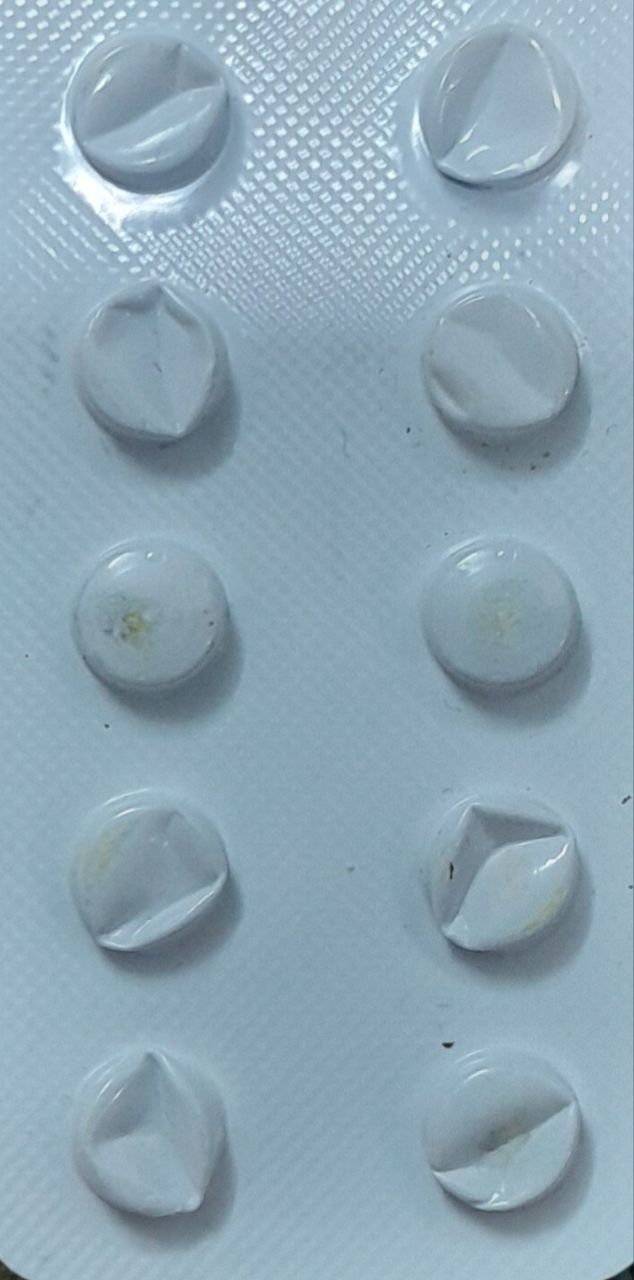
#> input picture TashkhisGhors/Ghors (5).jpg, 634 x 1280 px
$ python BTashkhisGhors.py
#> lines starting #> are read from the running program, lines starting #| are printed output that depends on the picture; after the words box and inside, x2 and y2 are one past the last pixel; in counts of white or black regions, pixels touching at a corner belong together
#> in main, img is the input picture: shape (1280, 634, 3); mean B, G, R 181.2, 167.3, 142
#!/usr/bin/env python3
# -*- coding: utf-8 -*-
"""
pill_counter.py
نسخه بهبود یافته: چند روش تشخیص (HoughCircles، کانتورها، SimpleBlob) و طبقه‌بندی
پیش‌فرض تصویر: "Ghors (1).jpg"

نیازمندی‌ها:
  pip install opencv-python numpy imutils scikit-learn

استفاده:
  python pill_counter.py
  python pill_counter.py --image "Ghors (1).jpg" --output annotated.png --debug
"""
import cv2
import numpy as np
import argparse
import imutils
import os
from sklearn.cluster import KMeans

def resize_max(image, max_dim=1200):
#> called with max_dim = 1000
    h, w = image.shape[:2]
    if max(h, w) > max_dim:
        return imutils.resize(image, width = int(w * max_dim / max(h, w)))
    return image

def classify_means(means, method="kmeans"):
    # means: list or np.array از مقادیر روشنایی هر جایگاه
    means = np.array(means).reshape(-1, 1).astype(np.float32)
    if len(means) == 0:
        return [], None
    if len(means) == 1:
        # تنها یک مورد، فرض می‌کنیم پر است
        return [1], np.array([means[0][0]])
    if method == "otsu":
        # آستانه اوتسو روی مقادیر میانگین
        _, th = cv2.threshold(means.astype(np.uint8), 0, 255, cv2.THRESH_BINARY + cv2.THRESH_OTSU)
        labels = (means.flatten() > np.mean(means)) .astype(int)  # تقریبی
        centers = np.array([means[labels==0].mean() if np.any(labels==0) else 0,
                            means[labels==1].mean() if np.any(labels==1) else 0])
        return labels.tolist(), centers
    else:
        # kmeans با k=2
        kmeans = KMeans(n_clusters=2, random_state=0, n_init=10).fit(means)
        labels = kmeans.labels_
        centers = kmeans.cluster_centers_.flatten()
        return labels.tolist(), centers

def detect_circles_hough(gray, dp=1.2, minDist=30, param1=100, param2=28, minRadius=10, maxRadius=80):
    # برگشت: لیست دایره‌ها (x,y,r)
    circles = cv2.HoughCircles(gray, cv2.HOUGH_GRADIENT, dp=dp, minDist=minDist,
                               param1=param1, param2=param2,
                               minRadius=minRadius, maxRadius=maxRadius)
    if circles is None:
        return []
    circles = np.round(circles[0, :]).astype("int")
    return circles.tolist()

# [22 lines left out: function detect_candidates_by_contours, not called in this run]

def mask_mean_value(gray_or_v, cx, cy, r):
    mask = np.zeros_like(gray_or_v, dtype=np.uint8)
    cv2.circle(mask, (cx, cy), max(1, int(r*0.9)), 255, -1)
    meanv = cv2.mean(gray_or_v, mask=mask)[0]
    return meanv, mask

def try_hough_and_classify(image, debug=False):
    img = image.copy()
    small = resize_max(img, max_dim=1000)
    gray = cv2.cvtColor(small, cv2.COLOR_BGR2GRAY)
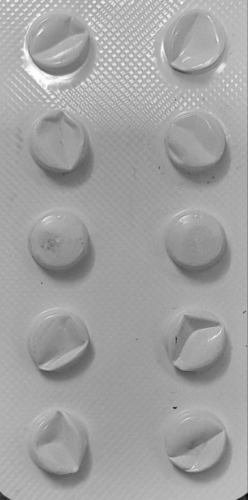
#> gray: shape (999, 495) (shown at 1/2 size); min 9, max 255, mean 161.3
    # Blur کمتر برای نگه داشتن لبه‌ها
    blurred = cv2.medianBlur(gray, 5)
    # آزمایش پارامترهای مختلف Hough (اولین تلاش)
    circles = detect_circles_hough(blurred, dp=1.2, minDist=25, param1=100, param2=30, minRadius=8, maxRadius=80)
#> in detect_circles_hough, `circles = cv2.HoughCircles(gray, cv2.HOUGH_GRADIENT, dp=dp, minDist=mi..`: circles = 59 rows, first 8: [121.8, 84.6, 68.72], [220.2, 96.6, 79.28], [190.2, 102.6, 79.28], [173.4, 138.6, 79.28], [384.6, 75, 64.76], [205.8, 195, 76.64], [131.4, 121.8, 79.28], [358.2, 91.8, 79.28]
#> in detect_circles_hough, `circles = np.round(circles[0, :]).astype("int")`: circles = 59 rows, first 8: [122, 85, 69], [220, 97, 79], [190, 103, 79], [173, 139, 79], [385, 75, 65], [206, 195, 77], [131, 122, 79], [358, 92, 79]
#> circles = 59 items, first 6: [122, 85, 69], [220, 97, 79], [190, 103, 79], [173, 139, 79], [385, 75, 65], [206, 195, 77]
    if debug:
        print(f"Hough found {len(circles)} circles")
    if len(circles) < 4:
        # تلاش دوم با پارامتر کیفی‌تر
        circles = detect_circles_hough(blurred, dp=1.0, minDist=20, param1=50, param2=24, minRadius=6, maxRadius=120)
        if debug:
            print(f"Hough second attempt found {len(circles)} circles")
    if len(circles) == 0:
        return None  # نشد با Hough
    # برای هر دایره میانگین V در HSV یا خاکستری را محاسبه می‌کنیم
    hsv = cv2.cvtColor(small, cv2.COLOR_BGR2HSV)
#> hsv: shape (999, 495, 3); mean H, S, V 100.6, 55.5, 181.2
    v = hsv[:, :, 2]
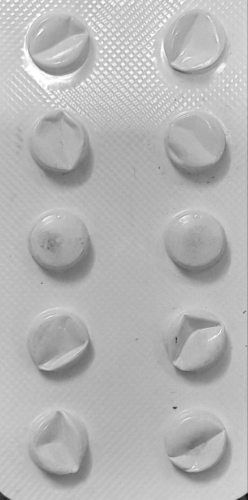
#> v: shape (999, 495) (shown at 1/2 size); min 17, max 255, mean 181.2
    means = []
    masks = []
    for (x, y, r) in circles:
        meanv, mask = mask_mean_value(v, x, y, r)
        means.append(meanv)
        masks.append((x, y, r, mask))
#> this loop made 59 passes
#> (x, y, r, meanv) on passes 1 to 8: (122, 85, 69, 176.8), (220, 97, 79, 198.9), (190, 103, 79, 193.3), (173, 139, 79, 193.8), (385, 75, 65, 188.3), (206, 195, 77, 197.1), (131, 122, 79, 188), (358, 92, 79, 191.1)
#> pass 1, in try_hough_and_classify, `meanv, mask = mask_mean_value(v, x, y, r)`:
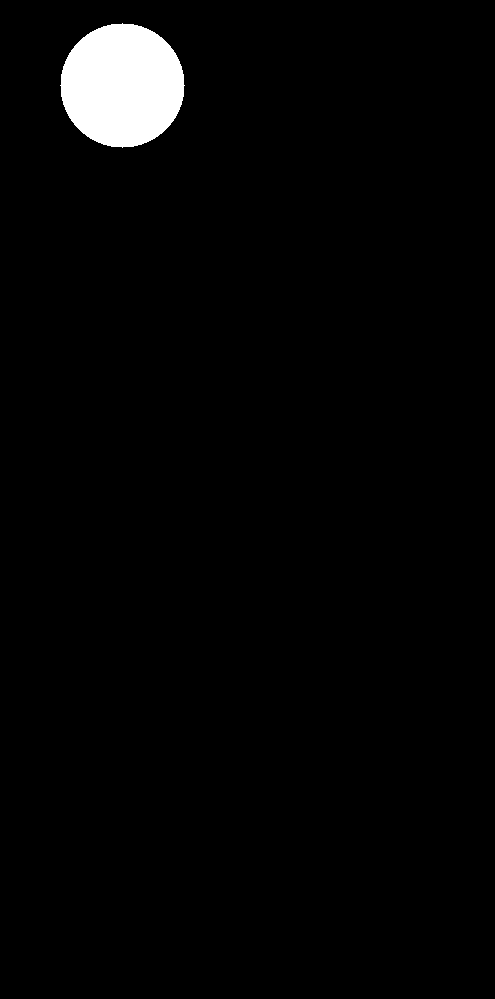
#> mask: shape (999, 495); 2.4% white; 1 white region, box (x1, y1, x2, y2) and area: (60, 23, 185, 148) 12061
#> pass 2, in try_hough_and_classify, `meanv, mask = mask_mean_value(v, x, y, r)`:
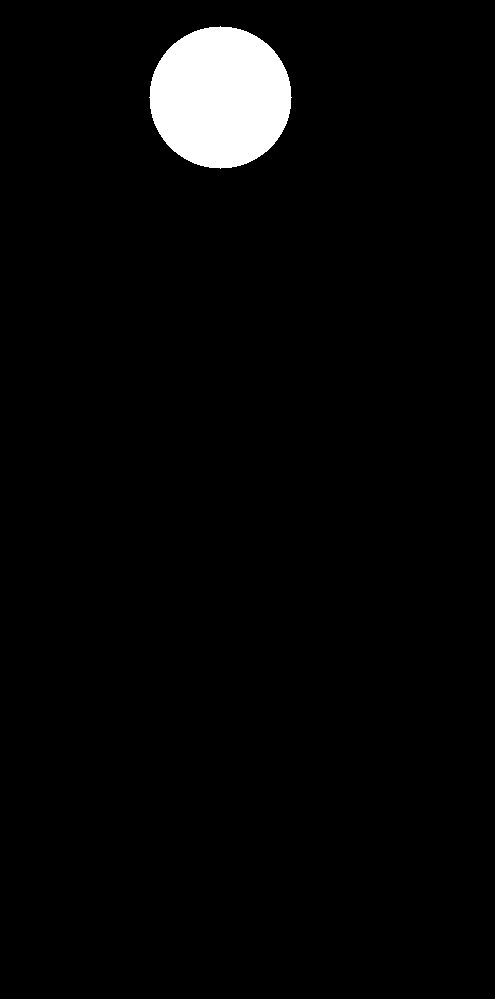
#> mask: shape (999, 495); 3.2% white; 1 white region, box (x1, y1, x2, y2) and area: (149, 26, 292, 169) 15813
#> pass 3, in try_hough_and_classify, `meanv, mask = mask_mean_value(v, x, y, r)`:
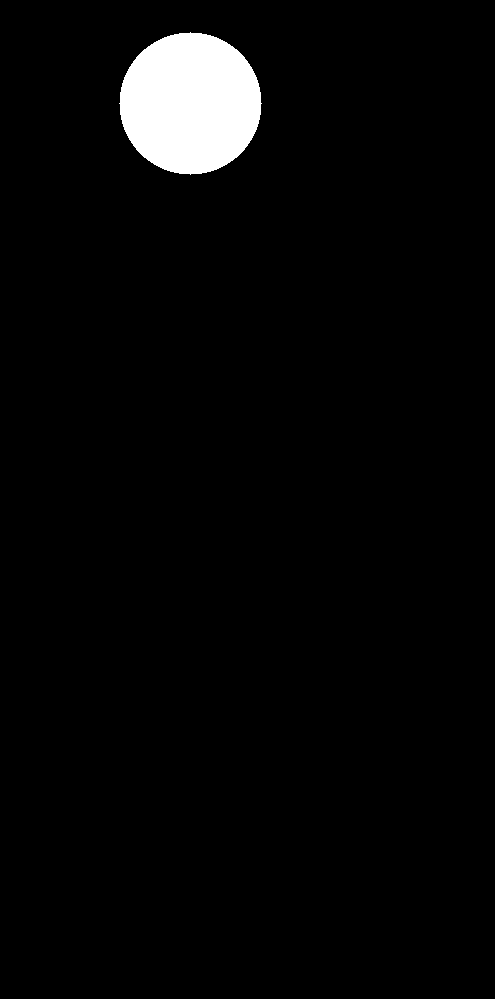
#> mask: shape (999, 495); 3.2% white; 1 white region, box (x1, y1, x2, y2) and area: (119, 32, 262, 175) 15813
#> after the loop, masks = 59 items; means = 59 values, max 234.4 at index 55, min 170.8 at index 18, mean 197.7
    labels, centers = classify_means(means, method="kmeans")
#> in classify_means, `labels = kmeans.labels_`: labels = 59 values, max 1 at index 1, min 0 at index 0, mean 0.661
#> in classify_means, `centers = kmeans.cluster_centers_.flatten()`: centers = [185.4, 204]
#> centers = [185.4, 204]
    # مشخص کنیم که کدام برچسب = empty (خالی) و کدام filled. معمولاً مرکز روشن‌تر یا تیره‌تر نزدیک به پس‌زمینه
    background_mask = np.ones_like(v, dtype=np.uint8)*255
    for _,_,_,m in masks:
        background_mask = cv2.bitwise_and(background_mask, cv2.bitwise_not(m))
#> this loop made 59 passes
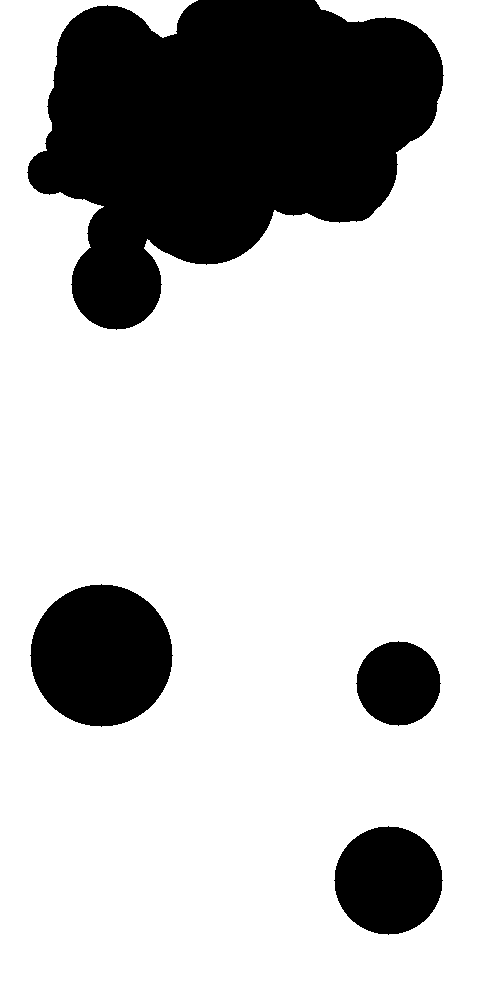
#> background_mask: shape (999, 495); 76.1% white; 4 black regions, box (x1, y1, x2, y2) and area: (27, 0, 444, 330) 87473, (30, 584, 173, 727) 15813, (334, 826, 443, 935) 9145, (356, 641, 441, 726) 5525
    bg_mean = cv2.mean(v, mask=background_mask)[0] if np.any(background_mask>0) else np.mean(v)
#> bg_mean = 178.8
    centers = np.array(centers)
    empty_label = int(np.argmin(np.abs(centers - bg_mean)))
#> empty_label = 0
    filled_label = 1 - empty_label
#> filled_label = 1
    annotated = small.copy()
    filled_count = 0
    empty_count = 0
    for i, (x,y,r,mask) in enumerate(masks):
        lab = labels[i]
        if lab == filled_label:
            color = (0,255,0); txt = "filled"
            filled_count += 1
        else:
            color = (0,0,255); txt = "empty"
            empty_count += 1
        cv2.circle(annotated, (x,y), r, color, 2)
        cv2.putText(annotated, txt, (x-r, y-r-6), cv2.FONT_HERSHEY_SIMPLEX, 0.5, color, 1)
#> this loop made 59 passes
#> (x, y, r, lab, color, txt) on passes 1 to 8: (122, 85, 69, 0, (0, 0, 255), 'empty'), (220, 97, 79, 1, (0, 255, 0), 'filled'), (190, 103, 79, 0, (0, 0, 255), 'empty'), (173, 139, 79, 0, (0, 0, 255), 'empty'), (385, 75, 65, 0, (0, 0, 255), 'empty'), (206, 195, 77, 1, (0, 255, 0), 'filled'), (131, 122, 79, 0, (0, 0, 255), 'empty'), (358, 92, 79, 0, (0, 0, 255), 'empty')
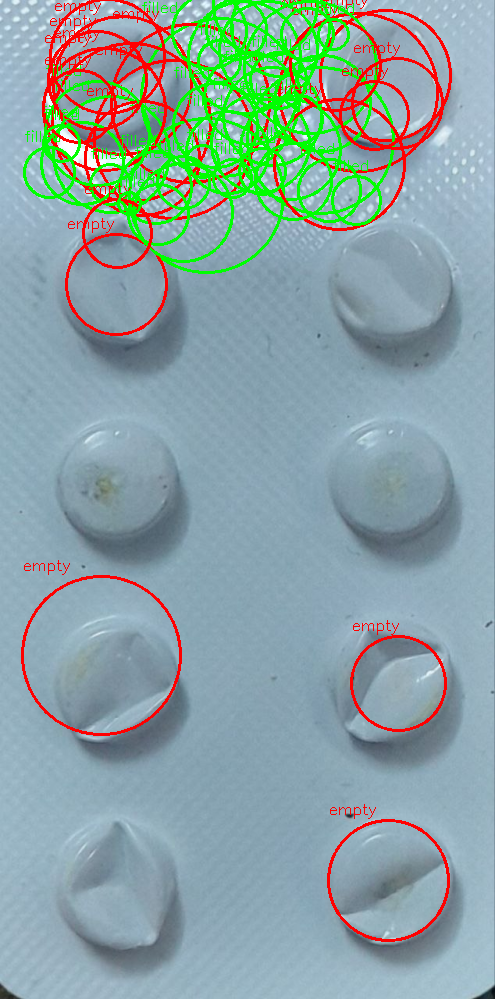
#> annotated: shape (999, 495, 3); mean B, G, R 164.2, 163.8, 138.2
#> after the loop, empty_count = 20; filled_count = 39
    if debug:
        print("Hough centers:", centers, "bg_mean:", bg_mean)
    return {"annotated": annotated, "total": filled_count+empty_count, "filled": filled_count, "empty": empty_count}

# [55 lines left out: function try_contour_and_classify, not called in this run]

def detect_and_classify(image, debug=False):
    # ابتدا با Hough تلاش کن (برای قرص‌های دایره‌ای یا خانه‌های گرد بلستر خوب است)
    res = try_hough_and_classify(image, debug=debug)
#> res = 4 items
    if res is not None and res["total"] >= 4:
        if debug:
            print("Using Hough result")
        return res
    # fallback: کانتورها و مورفولوژی (برای بلسترهای منظم)
    res = try_contour_and_classify(image, debug=debug)
    if res is not None and res["total"] >= 4:
        if debug:
            print("Using contour result")
        return res
    # تلاش نهایی: کاهش محدودیت‌ها و دوباره امتحان کردن کانتورها
    if debug:
        print("Fallback: trying relaxed contour params")
    # تغییر پارامترها با اعمال blur متفاوت
    img = resize_max(image, max_dim=1200)
    gray = cv2.cvtColor(img, cv2.COLOR_BGR2GRAY)
    gray = cv2.equalizeHist(gray)
    blurred = cv2.GaussianBlur(gray, (9,9), 0)
    _, th = cv2.threshold(blurred, 0, 255, cv2.THRESH_BINARY_INV + cv2.THRESH_OTSU)
    kernel = cv2.getStructuringElement(cv2.MORPH_ELLIPSE, (7,7))
    closed = cv2.morphologyEx(th, cv2.MORPH_CLOSE, kernel, iterations=3)
    candidates = detect_candidates_by_contours(closed, min_area=150, circularity_thresh=0.22)
    if len(candidates) == 0:
        # واقعاً هیچ چیزی پیدا نشد
        if debug:
            print("No candidates found in any method.")
        return {"annotated": img, "total": 0, "filled": 0, "empty": 0}
    # طبقه‌بندی مثل قبل
    hsv = cv2.cvtColor(img, cv2.COLOR_BGR2HSV)
    v = hsv[:,:,2]
    means = []
    info = []
    for (cx,cy,r) in candidates:
        meanv, mask = mask_mean_value(v, cx, cy, r)
        means.append(meanv)
        info.append((cx,cy,r,mask))
    labels, centers = classify_means(means, method="kmeans")
    bg_mask = np.ones_like(v, dtype=np.uint8)*255
    for _,_,_,m in info:
        bg_mask = cv2.bitwise_and(bg_mask, cv2.bitwise_not(m))
    bg_mean = cv2.mean(v, mask=bg_mask)[0] if np.any(bg_mask>0) else np.mean(v)
    centers = np.array(centers)
    empty_label = int(np.argmin(np.abs(centers - bg_mean)))
    filled_label = 1 - empty_label
    annotated = img.copy()
    filled_count = 0
    empty_count = 0
    for i, (cx,cy,r,mask) in enumerate(info):
        lab = labels[i]
        if lab == filled_label:
            color=(0,255,0); txt="filled"; filled_count+=1
        else:
            color=(0,0,255); txt="empty"; empty_count+=1
        cv2.circle(annotated, (cx,cy), max(4,int(r)), color, 2)
        cv2.putText(annotated, txt, (cx-int(r), cy-int(r)-6), cv2.FONT_HERSHEY_SIMPLEX, 0.45, color, 1)
    return {"annotated": annotated, "total": filled_count+empty_count, "filled": filled_count, "empty": empty_count}

def main():
    parser = argparse.ArgumentParser(description="Count pills (filled vs empty) in a blister/image")
    parser.add_argument("--image", "-i", default="Ghors (5).jpg", help="Path to input image (default: %(default)s)")
    parser.add_argument("--output", "-o", default="annotated_output.png", help="Path to save annotated output")
    parser.add_argument("--debug", action="store_true", help="Enable debug prints and save intermediate images")
    args = parser.parse_args()

    if not os.path.isfile(args.image):
        print("خطا: فایل تصویر پیدا نشد:", args.image)
        return

    img = cv2.imread(args.image)
    if img is None:
        print("خطا: نمیتوان تصویر را خواند (cv2.imread برگشت None). مطمئن شوید فرمت پشتیبانی‌شده است.")
        return

    result = detect_and_classify(img, debug=args.debug)
#> result = 4 items

    print("Total detected positions:", result["total"])
#| Total detected positions: 59
    print("Filled (remaining) :", result["filled"])
#| Filled (remaining) : 39
    print("Empty (used)       :", result["empty"])
#| Empty (used)       : 20

    cv2.imwrite(args.output, result["annotated"])
    print("Annotated image saved to", args.output)

if __name__ == "__main__":
    main()
